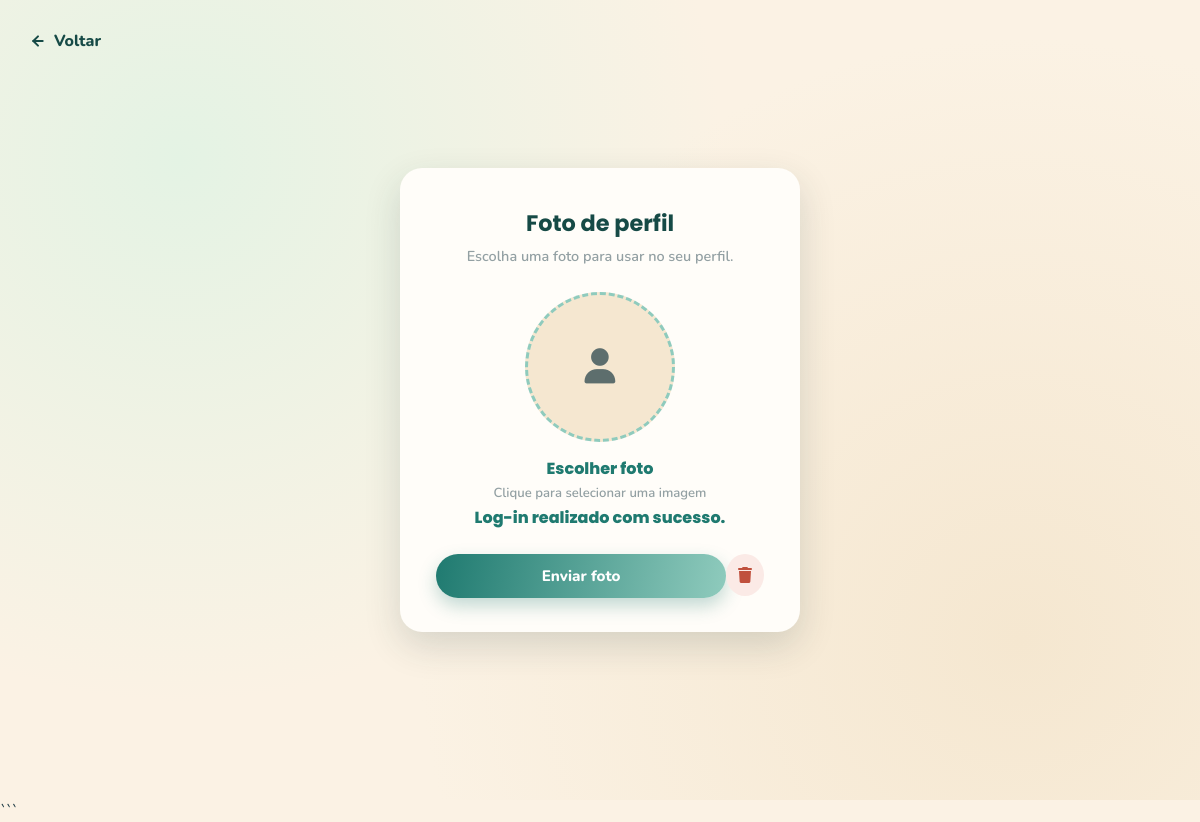
/MVC/view/perfil_photo.php (signed in), run on an earlier commit of the app's database.
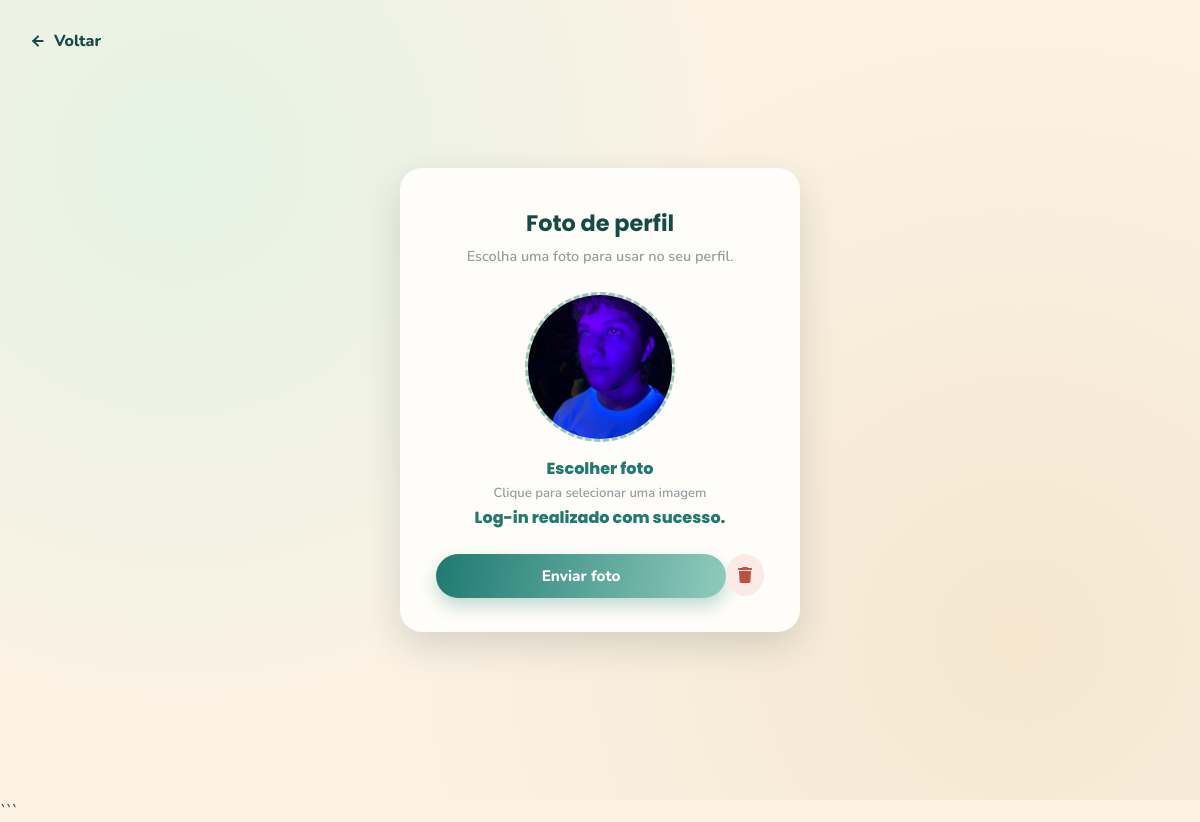
And on a later commit of the database.
### tables this page shows
CREATE TABLE `users` (
  `id` int(11) NOT NULL,
  `name` varchar(255) NOT NULL,
  `institute_id` int(11) NOT NULL,
  `phone_number` int(11) DEFAULT NULL,
  `description` varchar(255) DEFAULT NULL,
  `email` varchar(255) NOT NULL,
  `password` varchar(255) NOT NULL,
  `profile_photo` varchar(255) DEFAULT NULL,
  `role_id` int(11) NOT NULL,
  `remember_token` varchar(100) DEFAULT NULL
);

### MVC/model/user.php (called while the page is built, shortened)
<?php require_once("cashfy.php");
function get_user_by_id($id){
    $conn = conn();
    $stmt = $conn -> prepare("SELECT * FROM users WHERE id = ?");
    $stmt -> bind_param("i", $id);
    $stmt -> execute();
    $result = $stmt -> get_result();
    $user = $result -> fetch_assoc();
    return $user;
}
?>

### MVC/view/perfil_photo.php (the view, shortened to what this page needs)
<?php session_start();
require_once("../model/user.php");
$user = get_user_by_id($_SESSION['id']);
?>
<!DOCTYPE html>
<html lang="pt-br">
<head>
    <link rel="stylesheet" href="https://cdnjs.cloudflare.com/ajax/libs/font-awesome/6.7.2/css/all.min.css">
    <link rel="stylesheet" href="style.css">
</head>
<body>
    <div class="auth-page">
        <a href="perfil.php" class="auth-back">
            <svg width="16" height="16" viewBox="0 0 24 24" fill="none" stroke="currentColor" stroke-width="3"
                stroke-linecap="round">
                <line x1="19" y1="12" x2="5" y2="12" />
                <polyline points="12 19 5 12 12 5" />
            </svg>
            Voltar
        </a>
        <div class="auth-card">
            <form action="../controller/perfil_photo.php" method="POST" enctype="multipart/form-data">
                <h1 class="photo-title">Foto de perfil</h1>
                <p class="photo-subtitle">
                    Escolha uma foto para usar no seu perfil.
                </p>
                <label class="photo-upload" for="profile_photo">
                    <div class="photo-preview" id="photoPreview">
                        <?php if (empty($user['profile_photo'])): ?>
                            <span class="photo-icon">
                                <i class="fa-solid fa-user"></i>
                            </span>
                        <?php else: ?>
                            <img src="../../<?= $user['profile_photo'] ?>" alt="preview">
                        <?php endif; ?>
                    </div>
                    <div class="photo-text">
                        <strong>Escolher foto</strong>
                        <span>Clique para selecionar uma imagem</span>
                        <strong><?php if (isset($_SESSION['msg'])): ?>
                                <div id="msg">
                                    <?php echo ($_SESSION['msg']);
                                    ?>
                                </div>
                            <?php endif; ?>
                        </strong>
                    </div>
                </label>
                <div class="profile-photo-form-button-mother">
                    <button class="btn btn-gradient btn-block" type="submit">
                        Enviar foto
                    </button>
                    <button class="delete_profile_photo" type="submit" name="delete_profile_photo" title="Excluir Foto">
                        <i class="fa-solid fa-trash lixeira-icone"></i>
                    </button>
                </div>
            </form>
        </div>
    </div>
</body>
</html>

### MVC/view/style.css (style rules this page uses)
:root { --cream: #FBF2E4; --cream-deep: #F5E7D0; --card: #FFFFFF; --teal-900: #164A46; --teal-700: #1F7A70; --teal-500: #3E9C8E; --teal-300: #8FCBBD; --orange-600: #E8672B; --orange-500: #F0862B; --orange-300: #F7B36C; --gold-600: #D69A1E; --gold-400: #EFB238; --leaf-700: #2C6E45; --leaf-500: #3F8F59; --sky-600: #1E93B4; --sky-400: #3AB4D6; --ink: #1D3B44; --ink-soft: #4B6169; --muted: #93A0A3; --line: #ECE1CC; --radius-lg: 22px; --radius-md: 14px; --radius-sm: 9px; --radius-pill: 999px; --shadow-card: 0 6px 20px rgba(31, 58, 53, 0.08); --shadow-pop: 0 14px 36px rgba(31, 58, 53, 0.16); --font-display: 'Poppins', sans-serif; --font-body: 'Nunito', sans-serif; }
*, *::before, *::after { box-sizing: border-box; }
html { scroll-behavior: smooth; }
body { margin: 0; font-family: var(--font-body); background: var(--cream); color: var(--ink); min-height: 100vh; transition: background-color .25s ease, color .25s ease; }
a { color: inherit; text-decoration: none; }
button { font-family: inherit; cursor: pointer; }
img { max-width: 100%; display: block; }
.profile-photo-form-button-mother { display: flex; flex-direction: row; }
.btn { display: inline-flex; align-items: center; justify-content: center; gap: 8px; border: none; border-radius: var(--radius-pill); font-weight: 800; font-size: 0.95rem; padding: 12px 26px; transition: transform .15s ease, box-shadow .15s ease, filter .15s ease; white-space: nowrap; }
.btn-gradient { background: linear-gradient( 100deg, var(--teal-700), var(--teal-300) ); color: #fff; box-shadow: 0 8px 18px rgba(31, 122, 112, 0.28); }
.btn-block { width: 100%; }
.auth-page { min-height: 100vh; display: flex; flex-direction: column; align-items: center; justify-content: center; padding: 40px 20px; background: radial-gradient( circle at 15% 20%, #E4F3E4 0%, transparent 45% ), radial-gradient( circle at 85% 80%, var(--cream-deep) 0%, transparent 50% ), var(--cream); position: relative; }
.auth-back { position: absolute; top: 30px; left: 30px; font-weight: 800; color: var(--teal-900); display: flex; align-items: center; gap: 8px; }
.auth-card { background: #fffdf9; width: 100%; max-width: 400px; border-radius: var(--radius-lg); box-shadow: var(--shadow-pop); padding: 38px 36px 34px; }
.photo-title { font-family: var(--font-display); color: var(--teal-900); font-size: 1.4rem; text-align: center; margin: 0 0 6px; }
.photo-subtitle { color: var(--muted); font-weight: 600; font-size: 0.9rem; text-align: center; margin: 0 0 26px; }
.photo-upload { display: flex; flex-direction: column; align-items: center; cursor: pointer; margin-bottom: 24px; }
.photo-preview { width: 150px; height: 150px; border-radius: 50%; background: var(--cream-deep); border: 3px dashed var(--teal-300); display: flex; align-items: center; justify-content: center; overflow: hidden; transition: .2s ease; }
.photo-preview img { width: 100%; height: 100%; object-fit: cover; }
.photo-text { display: flex; flex-direction: column; align-items: center; margin-top: 14px; gap: 3px; }
.photo-text strong { color: var(--teal-700); font-family: var(--font-display); font-weight: 800; }
.photo-text span { color: var(--muted); font-size: .82rem; font-weight: 600; }
.delete_profile_photo { width: 42px; height: 42px; border: none; border-radius: 50%; background: #FBEAE6; color: #C0503D; display: flex; align-items: center; justify-content: center; font-size: 1rem; cursor: pointer; transition: background .15s ease, color .15s ease, transform .15s ease, box-shadow .15s ease; }
.delete_profile_photo .lixeira-icone { pointer-events: none; }
.photo-icon { font-size: 2.2rem; opacity: .7; }

What changed in the data, as far as the page shows it:
now on this page (row edited): users: profile_photo (picture)
